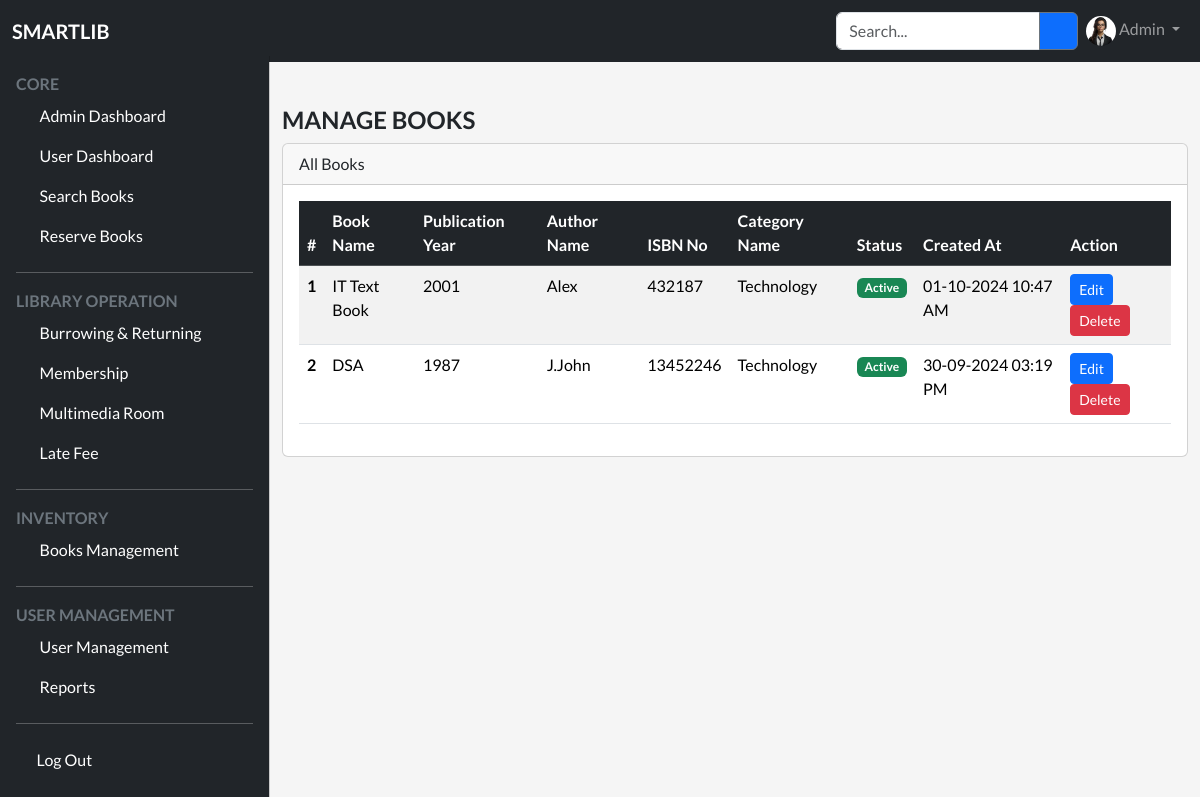
The app's page /admin/books/index.php, older data.
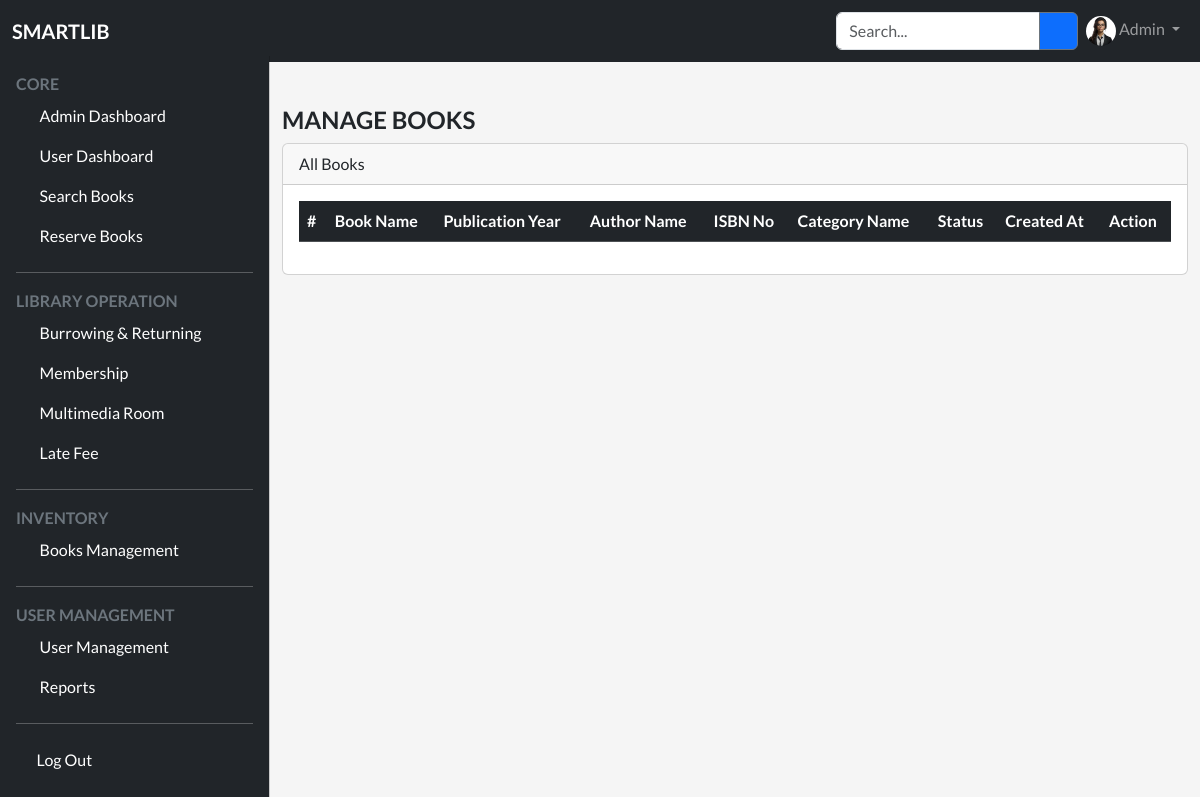
The same page, newer data.
### tables this page shows
CREATE TABLE `books` (
  `guid` varchar(50) NOT NULL,
  `id` int(11) NOT NULL AUTO_INCREMENT,
  `title` varchar(255) DEFAULT NULL,
  `author` varchar(255) DEFAULT NULL,
  `publication_year` varchar(10) DEFAULT NULL,
  `isbn` varchar(255) DEFAULT NULL,
  `category_id` int(11) DEFAULT NULL,
  `status` tinyint(1) NOT NULL DEFAULT 1,
  `created_at` timestamp NOT NULL DEFAULT current_timestamp(),
  `updated_at` timestamp NULL DEFAULT NULL,
  PRIMARY KEY (`id`)
);

CREATE TABLE `categories` (
  `guiid` varchar(50) NOT NULL,
  `id` int(11) NOT NULL AUTO_INCREMENT,
  `name` varchar(255) DEFAULT NULL,
  `created_at` timestamp NOT NULL DEFAULT current_timestamp(),
  `updated_at` timestamp NULL DEFAULT NULL,
  PRIMARY KEY (`id`)
);

### admin/models/book.php (called while the page is built, shortened)
<?php
function getBooks($conn)
{
    $sql = "select b.*, c.name as cat_name from books b
        left join categories c on c.id = b.category_id
        order by id desc";
    $result = $conn->query($sql);
    return $result;
}

### admin/books/index.php (the view, shortened to what this page needs)
<?php
include_once("../../config/database.php");
include_once("../models/book.php");
$books = getBooks($conn);
include_once("../../include/header.php");
include_once("../../include/topbar.php");
include_once("../../include/sidebar.php");
?>
<main class="mt-1 pt-3">
    <div class="container-fluid">
        <div class="row">
            <div class="col-md-12">
                <h4 class="fw-bold text-uppercase"> Manage Books </h4>
            </div>
            <div class="col-md-12">
                <div class="card">
                    <div class="card-header">
                        All Books
                    </div>
                    <div class="card-body">
                        <div class="table-responsive">
                            <table id="data-table" class="table table-responsive table-striped" style="width:100%">
                                <thead class="table-dark">
                                    <tr>
                                        <th scope="col">#</th>
                                        <th scope="col">Book Name</th>
                                        <th scope="col">Publication Year</th>
                                        <th scope="col">Author Name</th>
                                        <th scope="col">ISBN No</th>
                                        <th scope="col">Category Name</th>
                                        <th scope="col">Status</th>
                                        <th scope="col">Created At</th>
                                        <th scope="col">Action</th>
                                    </tr>
                                </thead>
                                <tbody>
                                    <?php
                                    if ($books->num_rows > 0) {
                                        $i = 1;
                                        while ($row = $books->fetch_assoc()) {
                                    ?>
                                    <tr>
                                        <th scope="row"><?php echo $i++ ?></th>
                                        <td><?php echo $row['title'] ?></td>
                                        <td><?php echo $row['publication_year'] ?></td>
                                        <td><?php echo $row['author'] ?></td>
                                        <td><?php echo $row['isbn'] ?></td>
                                        <td><?php echo $row['cat_name'] ?></td>
                                        <td>
                                            <?php
                                            if ($row['status'] == 1) {
                                                echo '<span class="badge text-bg-success">Active</span>';
                                            } else {
                                                echo '<span class="badge text-bg-danger">Inactive</span>';
                                            }
                                            ?>
                                        </td>
                                        <td><?php echo date("d-m-Y h:i A", strtotime($row['created_at'])) ?></td>
                                        <td>
                                            <a href="<?php echo ADMIN_BASE_URL.'/books/edit.php?'.$row['guid'] ?>" class="btn btn-primary btn-sm">
                                                Edit
                                            </a>
                                            <a href="<?php echo ADMIN_BASE_URL.'/books/delete.php?'.$row['guid'] ?>" class="btn btn-danger btn-sm">
                                                Delete
                                            </a>
                                        </td>
                                    </tr>
                                    <?php
                                        }
                                    }
                                    ?>
                                </tbody>
                            </table>
                        </div>
                    </div>
                </div>
            </div>
        </div>
    </div>
</main>
<?php include_once("../../include/footer.php") ?>

### include/header.php (shortened to what this page needs)
<!DOCTYPE html>
<html lang="en">
<head>
    <link rel="stylesheet" href="<?php echo BASE_URL ?>assets/css/bootstrap.min.css"/>
    <link rel="stylesheet" href="<?php echo BASE_URL ?>assets/css/style.css"/>
    </head>
    <body>

### include/topbar.php (shortened to what this page needs)
<nav class="navbar navbar-expand-lg navbar-dark bg-dark">
         <div class="container-fluid">
      <a class="navbar-brand text-uppercase fw-bold text-uppercase me-auto "
      href="#">Smartlib</a>
           <div class="collapse navbar-collapse"
           id="navbarSupportedContent">
           <form class="d-flex ms-auto" role="search">
             <div class="input-group my-3 my-lg-0 ">
                 <input
                 type="text"
                 class="form-control"
                  placeholder="Search..."
                 aria-describedby="button-addon2"
                 />
                 <button class="btn btn-outline-secondary btn-primary text-white"
                         type="button"
                         id="button-addon2"
                         aria-label="Search">
                     <i class="fa-solid fa-magnifying-glass"></i>
                 </button>
               </div>
           </form>
             <ul class="navbar-nav mb-2 mb-lg-0">
               <li class="nav-item dropdown">
                 <a class="nav-link dropdown-toggle" href="#"
                 role="button" data-bs-toggle="dropdown"
                 aria-expanded="false"
                 >
                 <img src="<?php echo BASE_URL ?>assets/images/user.jpeg" class="user-icon" alt="User icon"/>
                   Admin
                 </a>
               </li>
             </ul>
           </div>
         </div>
     </nav>

### include/sidebar.php (shortened to what this page needs)
<div class="offcanvas offcanvas-start bg-dark text-white sidebar-nav"
     tabindex="-1"
     id="offcanvasExample"
     aria-labelledby="offcanvasExampleLabel">
    <div class="offcanvas-body">
        <ul class="navbar-nav">
            <li class="nav-item">
                <div class="text-secondary text-uppercase fw-bold">Core</div>
            </li>
            <div class="admin" style="display: block;">
                <li class="nav-item">
                    <a class="nav-link active" aria-current="page"
                       href="./dashboard.php"><i class="fas fa-tachometer-alt me-2"></i> Admin Dashboard </a>
                </li>
            </div>
            <li class="nav-item">
                <a class="nav-link active" aria-current="page"
                   href="./user-dashboard.php"><i class="fas fa-tachometer me-2"></i> User Dashboard </a>
            </li>
            <li>
                <a class="nav-link sidebar-link"
                   data-bs-toggle="collapse"
                   href="#SearchBooksOptions"
                   role="button"
                   aria-expanded="false"
                   aria-controls="SearchBooksOptions">
                    <i class="fas fa-search me-2"></i> Search Books
                    <span class="right-icon float-end">
                        <i class="fas fa-chevron-down"></i>
                    </span>
                </a>
            </li>
            <li class="nav-item">
                <a class="nav-link active" aria-current="page"
                   href="./reserve-books.php"><i class="fas fa-bookmark me-2"></i>  Reserve Books </a>
            </li>
            <li class="nav-item my-0">
                <hr/>
            </li>
            <div class="admin" style="display: block;">
                <li class="nav-item">
                    <div class="text-secondary text-uppercase fw-bold">Library Operation</div>
                </li>
                <li class="nav-item">
                    <a class="nav-link sidebar-link"
                       data-bs-toggle="collapse"
                       href="#BooksLoan"
                       role="button"
                       aria-expanded="false"
                       aria-controls="BooksLoan"
                    >
                        <i class="fa-solid fa-book-open me-2"></i> Burrowing & Returning
                        <span class="right-icon float-end">
                                    <i class="fas fa-chevron-down"></i>
                                </span>
                    </a>
                <li class="nav-item">
                    <a class="nav-link sidebar-link"
                       data-bs-toggle="collapse"
                       href="#subscriptionMgmt"
                       role="button"
                       aria-expanded="false"
                       aria-controls="subscriptionMgmt"
                    > <i class="fa-solid fa-user-plus me-2 "></i> Membership
                        <span class="right-icon float-end">
                                    <i class="fas fa-chevron-down"></i></span>
                    </a>
                    <div class="collapse" id="subscriptionMgmt">
                        <div>
                            <li class="nav-item">
                                <a class="nav-link sidebar-link"
                                   data-bs-toggle="collapse"
                                   href="#MultimediaMgmt"
                                   role="button"
                                   aria-expanded="false"
                                   aria-controls="MultimediaMgmt"> <i class="fas fa-headphones me-2"></i> Multimedia Room
                                    <span class="right-icon float-end"> <i class="fas fa-chevron-down"></i></span>
                                </a>
                            </li>
                            <li class="nav-item">
                                <a class="nav-link sidebar-link"
                                   data-bs-toggle="collapse"
                                   href="#LateFee"
                                   role="button"
                                   aria-expanded="false"
                                   aria-controls="LateFee"> <i class="fas fa-hand-holding-dollar me-2"></i> Late Fee
                                    <span class="right-icon float-end"> <i class="fas fa-chevron-down"></i></span>
                                </a>
                            </li>
                            <li class="nav-item my-0">
                                <hr/>
                            </li>
                            <li class="nav-item">
                                <div class="text-secondary text-uppercase fw-bold">Inventory</div>
                            </li>
                            <li class="nav-item">
                                <a class="nav-link sidebar-link"
                                   data-bs-toggle="collapse"
                                   href="#BooksMgmt"
                                   role="button"
                                   aria-expanded="false"
                                   aria-controls="BooksMgmt"> <i class="fas fa-book me-2"></i> Books Management
                                    <span class="right-icon float-end">
        <i class="fas fa-chevron-down"></i></span>
                                </a>
                            </li>
                            <li class="nav-item my-0">
                                <hr/>
                            </li>
                            <li class="nav-item">
                                <div class="text-secondary text-uppercase fw-bold">User Management</div>
                            </li>
                            <li class="nav-item">
                                <a class="nav-link sidebar-link"
                                   data-bs-toggle="collapse"
                                   href="#MemberMgmt"
                                   role="button"
                                   aria-expanded="false"
                                   aria-controls="MemberMgmt">
                                    <i class="fas fa-users me-2"></i> User Management
                                    <span class="right-icon float-end">
                                <i class="fas fa-chevron-down"></i></span>
                                </a>
                            </li>
                            <a class="nav-item">
                                <a class="nav-link active" aria-current="page" href="<?php echo ADMIN_BASE_URL ?>reports/index.php">
                                    <i class="fa-solid fa-file-contract me-2"></i>  Reports </a>
                            </a>
                            <li class="nav-item my-0">
                                <hr/>
                            </li>
            </div>
                <a class="nav-item">
                    <a class="nav-link active" aria-current="page" href="#">
                        <i class="fa-solid fa-right-from-bracket me-2"></i>Log Out </a>
                    </div>
                </div>
                                         paste this code

### include/footer.php (shortened to what this page needs)
</body>
</html>

### assets/css/style.css (style rules this page uses)
body { font-family: "Lato", sans-serif; background-color: #f5f5f5; height: 100vh; }
:root { --offcanvas-width: 270px; --topNavbarHeight: 56px; }
.user-icon { width: 30px; border-radius: 100%; }
.sidebar-nav { width: var(--offcanvas-width) !important; }
.sidebar-link .right-icon { transition: all 0.2s; }
@media (min-width: 992px) { body { overflow: auto !important; } }
@media (min-width: 992px) { .sidebar-nav { transform: none !important; visibility: visible !important; top: var(--topNavbarHeight) !important; } }
@media (min-width: 992px) { main { margin-left: var(--offcanvas-width); } }

Row changes from the older to the newer data that the page shows:
removed books: title "IT Text Book", publication_year "2001", author "Alex", isbn "432187", category.name "Technology", status "Active", created_at "01-10-2024 10:47 AM"
removed books: title "DSA", publication_year "1987", author "J.John", isbn "13452246", category.name "Technology", status "Active", created_at "30-09-2024 03:19 PM"
